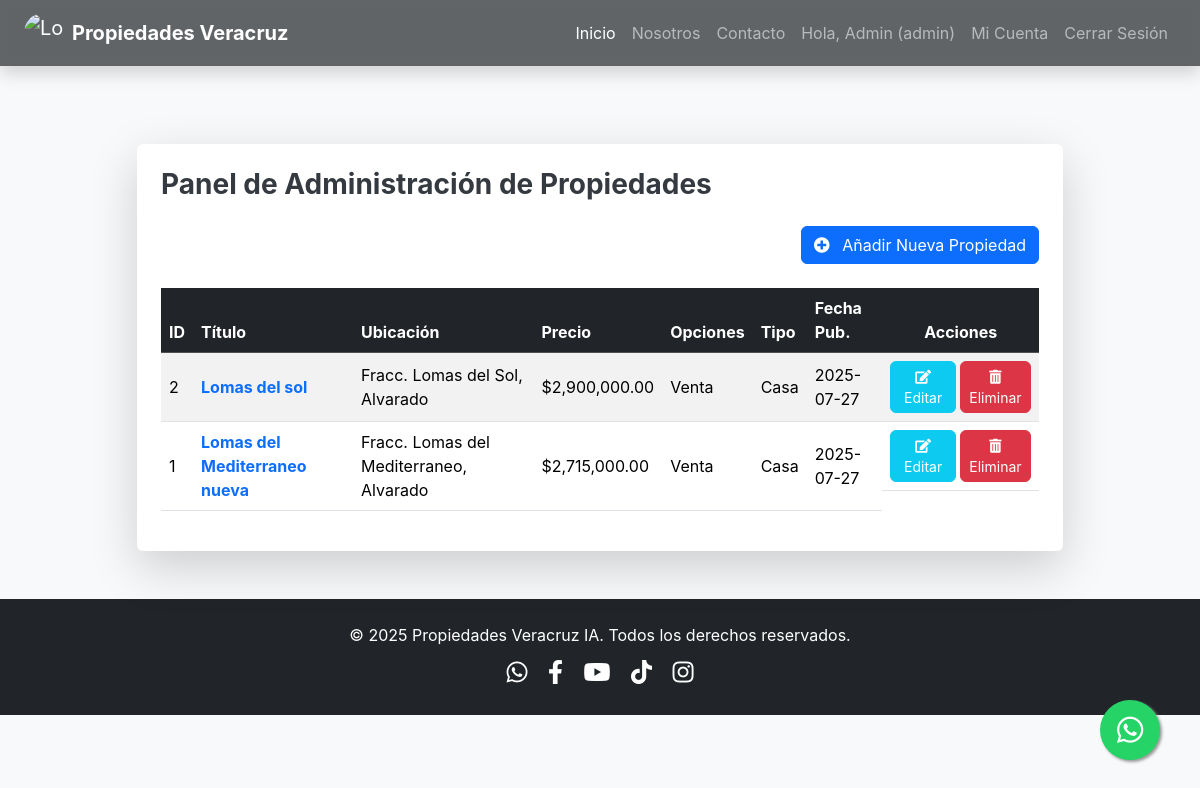
Page /dashboard (signed in) on the earlier database version.
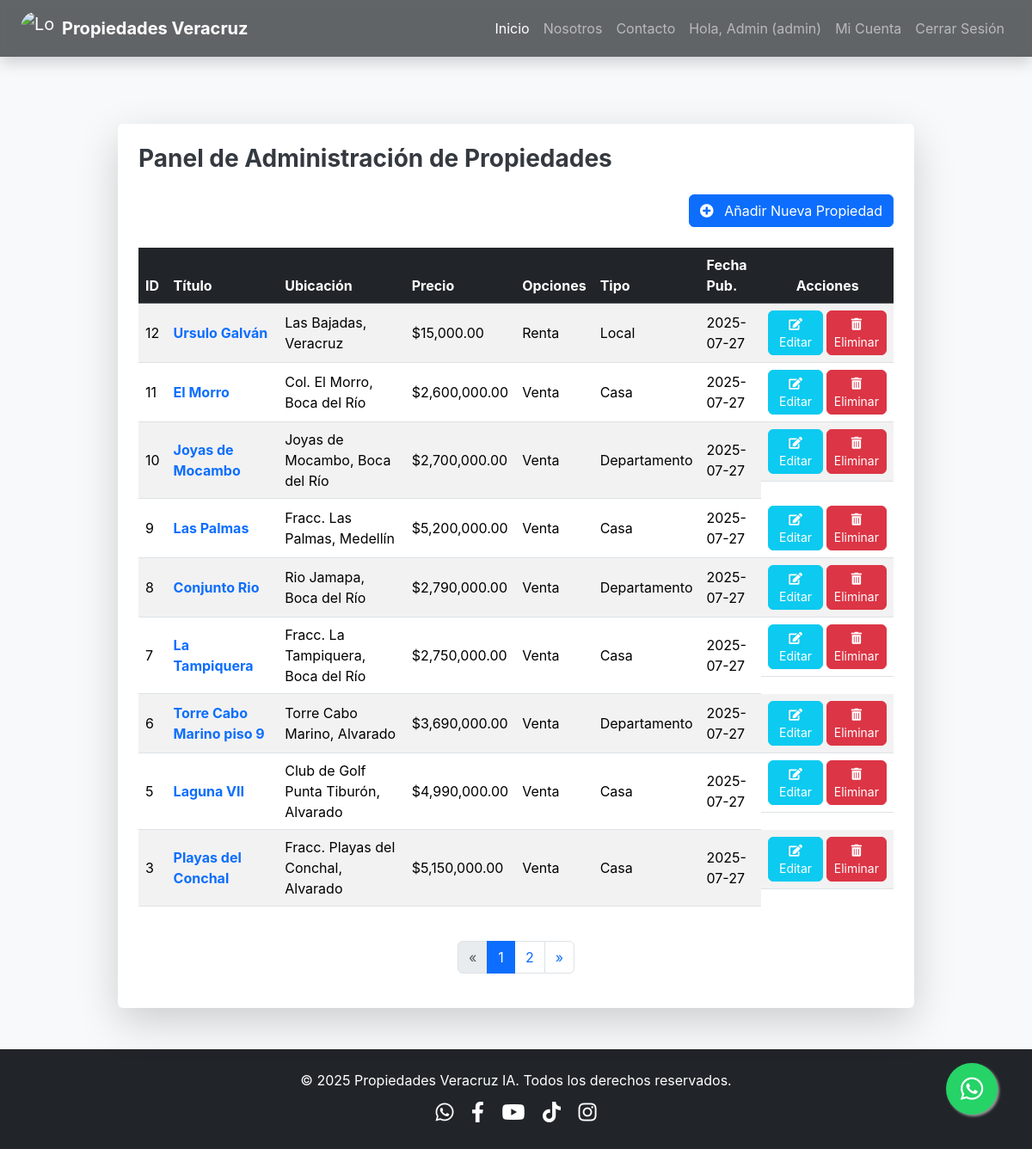
Same page on the later database version.
### models.py (models this page shows, shortened)
class User(db.Model, UserMixin):
    __tablename__ = 'user'
    id = db.Column(db.Integer, primary_key=True)
    username = db.Column(db.String(80), unique=True, nullable=False)
    email = db.Column(db.String(120), unique=True, nullable=False)
    password_hash = db.Column(db.String(128), nullable=False)
    is_admin = db.Column(db.Boolean, default=False, nullable=True)

class Property(db.Model):
    __tablename__ = 'property' # Añadido nombre de tabla explícito para consistencia
    id = db.Column(db.Integer, primary_key=True)
    titulo = db.Column(db.String(100), nullable=False)
    descripcion = db.Column(db.Text, nullable=False)
    precio = db.Column(db.Float, nullable=False)
    ubicacion = db.Column(db.String(200), nullable=False)
    municipio = db.Column(db.String(100), nullable=False)
    property_options = db.Column(db.String(100), nullable=False)
    tipo_propiedad = db.Column(db.String(50), nullable=False) # Ej: Casa, Departamento, Terreno
    num_habitaciones = db.Column(db.Integer, nullable=True)
    num_banos = db.Column(db.Integer, nullable=True)
    num_medios_banos = db.Column(db.Integer, default=0)
    num_estacionamientos = db.Column(db.Integer, default=0)
    area_construccion_metros_cuadrados = db.Column(db.Float, nullable=True)
    area_terreno_metros_cuadrados = db.Column(db.Float, nullable=True)
    antiguedad = db.Column(db.Integer, nullable=True) # En años
    cuota_mantenimiento = db.Column(db.Float, default=0.0)
    fecha_publicacion = db.Column(db.DateTime, default=datetime.utcnow)
    images = db.relationship('PropertyImage', backref='property', lazy=True, cascade="all, delete-orphan")
    agente_id = db.Column(db.Integer, db.ForeignKey('user.id'), nullable=False)
    agente = db.relationship('User', backref='managed_properties') # Relación inversa para acceder a las propiedades de un usuario

### app.py (the view)
@main.route("/dashboard")
@login_required
def dashboard():
    page = request.args.get('page', 1, type=int)
    user_properties_query = Property.query.filter_by(agente_id=current_user.id).order_by(Property.fecha_publicacion.desc())
    pagination = user_properties_query.paginate(page=page, per_page=current_app.config['PROPERTIES_PER_PAGE'], error_out=False)
    properties = pagination.items
    return render_template('dashboard.html',
                           properties=properties,
                           pagination=pagination,
                           title='Mi Panel de Administración')

### app.py (called while the page is built)
@login_manager.user_loader
def load_user(user_id):
    return db.session.get(User, int(user_id))

### templates/dashboard.html (shortened to what this page needs)
{% extends "base.html" %}
{% block content %}
    <div class="container my-5 pt-5">
        <div class="row justify-content-center">
            <div class="col-lg-10 col-md-12">
                <div class="card shadow-lg border-0 rounded-lg p-4">
                    <h2 class="mb-4 text-center fw-bold text-primary fs-3">Panel de Administración de Propiedades</h2>
                    <div class="d-flex justify-content-end mb-4">
                        <a href="{{ url_for('main.add_property') }}" class="btn btn-primary">
                            <i class="fas fa-plus-circle me-2"></i> Añadir Nueva Propiedad
                        </a>
                    </div>
                    {% if properties %}
                        <div class="table-responsive">
                            <table class="table table-striped table-hover align-middle">
                                <thead class="table-dark">
                                    <tr>
                                        <th scope="col">ID</th>
                                        <th scope="col">Título</th>
                                        <th scope="col">Ubicación</th>
                                        <th scope="col">Precio</th>
                                        <th scope="col">Opciones</th>
                                        <th scope="col">Tipo</th>
                                        <th scope="col">Fecha Pub.</th>
                                        <th scope="col" class="text-center">Acciones</th>
                                    </tr>
                                </thead>
                                <tbody>
                                    {% for property in properties %}
                                    <tr>
                                        <td>{{ property.id }}</td>
                                        <td><a href="{{ url_for('main.property_detail', property_id=property.id) }}" class="text-decoration-none text-primary fw-bold">{{ property.titulo }}</a></td>
                                        <td>{{ property.ubicacion }}, {{ property.municipio }}</td>
                                        <td>${{ "{:,.2f}".format(property.precio) }}</td>
                                        <td>{{ property.property_options }}</td>
                                        <td>{{ property.tipo_propiedad }}</td>
                                        <td>{{ property.fecha_publicacion.strftime('%Y-%m-%d') }}</td>
                                        <td class="text-center d-flex flex-column flex-sm-row justify-content-center align-items-center gap-1">
                                            <a href="{{ url_for('main.edit_property', property_id=property.id) }}" class="btn btn-sm btn-info text-white rounded">
                                                <i class="fas fa-edit"></i> Editar
                                            </a>
                                            <form action="{{ url_for('main.delete_property', property_id=property.id) }}" method="POST" class="d-inline-block">
                                                <button type="submit" class="btn btn-sm btn-danger rounded" onclick="return confirm('¿Estás seguro de que quieres eliminar esta propiedad? Esta acción no se puede deshacer.');">
                                                    <i class="fas fa-trash-alt"></i> Eliminar
                                                </button>
                                            </form>
                                        </td>
                                    </tr>
                                    {% endfor %}
                                </tbody>
                            </table>
                        </div>
                    {% else %}
                        <div class="alert alert-info text-center" role="alert">
                            Aún no has añadido ninguna propiedad. ¡Haz clic en "Añadir Nueva Propiedad" para empezar!
                        </div>
                    {% endif %}
                    {% if pagination.pages > 1 %}
                    <nav aria-label="Page navigation" class="mt-4">
                        <ul class="pagination justify-content-center">
                            <li class="page-item {% if not pagination.has_prev %}disabled{% endif %}">
                                <a class="page-link" href="{{ url_for('main.dashboard', page=pagination.prev_num) }}" aria-label="Previous">
                                    <span aria-hidden="true">&laquo;</span>
                                </a>
                            </li>
                            {% for page_num in pagination.iter_pages(left_edge=1, right_edge=1, left_current=1, right_current=2) %}
                                {% if page_num %}
                                    {% if pagination.page == page_num %}
                                        <li class="page-item active"><a class="page-link" href="#">{{ page_num }}</a></li>
                                    {% else %}
                                        <li class="page-item">
                                            <a class="page-link" href="{{ url_for('main.dashboard', page=page_num) }}">
                                                {{ page_num }}
                                            </a>
                                        </li>
                                    {% endif %}
                                {% else %}
                                    <li class="page-item disabled"><a class="page-link" href="#">...</a></li>
                                {% endif %}
                            {% endfor %}
                            <li class="page-item {% if not pagination.has_next %}disabled{% endif %}">
                                <a class="page-link" href="{{ url_for('main.dashboard', page=pagination.next_num) }}" aria-label="Next">
                                    <span aria-hidden="true">&raquo;</span>
                                </a>
                            </li>
                        </ul>
                    </nav>
                    {% endif %}
                </div>
            </div>
        </div>
    </div>
{% endblock content %}

### templates/base.html (shortened to what this page needs)
<!DOCTYPE html>
<html lang="es">
<head>
    <link href="https://cdn.jsdelivr.net/npm/bootstrap@5.3.3/dist/css/bootstrap.min.css" rel="stylesheet">
    <link rel="stylesheet" href="https://cdn.jsdelivr.net/npm/bootstrap-icons@1.11.3/font/bootstrap-icons.min.css">
    <link rel="stylesheet" href="https://cdnjs.cloudflare.com/ajax/libs/font-awesome/5.15.4/css/all.min.css" />
    <link rel="stylesheet" href="https://cdnjs.cloudflare.com/ajax/libs/animate.css/4.1.1/animate.min.css"/>
    <link rel="stylesheet" href="{{ url_for('static', filename='style.css') }}">
</head>
<body>
    <nav class="navbar navbar-expand-lg navbar-dark bg-dark fixed-top shadow">
        <div class="container-fluid px-4">
            <a class="navbar-brand d-flex align-items-center me-auto" href="{{ url_for('main.home') }}">
                <img src="{{ url_for('static', filename='img/banners/logo_01.jpg') }}" alt="Logo" width="40" height="40" class="d-inline-block align-text-top rounded-circle me-2">
                <span class="fw-bold">Propiedades Veracruz </span>
            </a>
            <div class="collapse navbar-collapse" id="navbarNav">
                <ul class="navbar-nav ms-auto">
                    <li class="nav-item">
                        <a class="nav-link active" aria-current="page" href="{{ url_for('main.home') }}">Inicio</a>
                    </li>
                    <li class="nav-item">
                        <a class="nav-link" href="{{ url_for('main.about_us') }}">Nosotros</a>
                    </li>
                    <li class="nav-item">
                        <a class="nav-link" href="{{ url_for('main.contact') }}">Contacto</a>
                    </li>
                    {% if current_user.is_authenticated %}
                        <li class="nav-item">
                            <span class="nav-link">
                                Hola,
                                {% if current_user.is_admin %}
                                    Admin ({{ current_user.username }})
                                {% else %}
                                    {{ current_user.username }}
                                {% endif %}
                            </span>
                        </li>
                        <li class="nav-item">
                            <a class="nav-link" href="{{ url_for('main.dashboard') }}">Mi Cuenta</a>
                        </li>
                        <li class="nav-item">
                            <a class="nav-link" href="{{ url_for('main.logout') }}">Cerrar Sesión</a>
                        </li>
                    {% endif %}
                </ul>
            </div>
        </div>
    </nav>
    <main class="pt-5">
        {% block content %}{% endblock %}
    </main>
    <footer class="bg-dark text-white text-center py-4 mt-5">
        <div class="container">
            <p class="mb-0">© 2025 Propiedades Veracruz IA. Todos los derechos reservados.</p>
            <div class="social-icons mt-2">
                <a href="https://wa.me/522293019294" class="text-white mx-2" target="_blank" rel="noopener noreferrer"><i class="fab fa-whatsapp"></i></a>
                <a href="https://www.facebook.com/cMagnaDjesus" class="text-white mx-2" target="_blank" rel="noopener noreferrer"><i class="fab fa-facebook-f"></i></a>
                <a href="https://www.youtube.com/@propiedades-veracruz_2024" class="text-white mx-2" target="_blank" rel="noopener noreferrer"><i class="fab fa-youtube"></i></a>
                <a href="https://www.tiktok.com/@cmagnadj" class="text-white mx-2" target="_blank" rel="noopener noreferrer"><i class="fab fa-tiktok"></i></a>
                <a href="https://www.instagram.com/propiedades_veracruz/" class="text-white mx-2" target="_blank" rel="noopener noreferrer"><i class="fab fa-instagram"></i></a>
            </div>
        </div>
    </footer>
    <a href="#" id="whatsapp-float-btn" class="whatsapp-float" target="_blank" rel="noopener noreferrer">
        <i class="fab fa-whatsapp"></i>
    </a>
</body>
</html>

### static/style.css (style rules this page uses)
html, body { height: 100%; margin: 0; font-family: 'Inter', sans-serif; background-color: #f8f9fa; color: #343a40; }
.navbar { transition: background-color 0.3s ease-in-out; backdrop-filter: blur(5px); background-color: rgba(33, 37, 41, 0.7) !important; }
.navbar-brand .fw-bold { font-weight: 700 !important; }
.container h2.text-primary { font-size: 1.5rem; color: #343a40 !important; text-align: left !important; }
footer { background-color: #212529; color: #f8f9fa; }
.social-icons a { font-size: 1.5rem; margin: 0 10px; color: #f8f9fa; transition: color 0.3s ease; }
.whatsapp-float { position: fixed; width: 60px; height: 60px; bottom: 40px; right: 40px; background-color: #25d366; color: #FFF; border-radius: 50px; text-align: center; font-size: 30px; box-shadow: 2px 2px 3px #999; z-index: 1000; display: flex; justify-content: center; align-items: center; text-decoration: none; transition: background-color 0.3s ease, transform 0.3s ease; }
.whatsapp-float i { margin-top: 0; }

Differences in the rows shown:
no longer on this page (row unchanged): Property: id "2", titulo "Lomas del sol", ubicacion "Fracc. Lomas del Sol", municipio "Alvarado", precio "2,900,000.00", property_options "Venta", tipo_propiedad "Casa", fecha_publicacion "2025-07-27"
removed Property: id "1", titulo "Lomas del Mediterraneo nueva", ubicacion "Fracc. Lomas del Mediterraneo", municipio "Alvarado", precio "2,715,000.00", property_options "Venta", tipo_propiedad "Casa", fecha_publicacion "2025-07-27"
added Property: id "12", titulo "Ursulo Galván", ubicacion "Las Bajadas", municipio "Veracruz", precio "15,000.00", property_options "Renta", tipo_propiedad "Local", fecha_publicacion "2025-07-27"
added Property: id "11", titulo "El Morro", ubicacion "Col. El Morro", municipio "Boca del Río", precio "2,600,000.00", property_options "Venta", tipo_propiedad "Casa", fecha_publicacion "2025-07-27"
added Property: id "10", titulo "Joyas de Mocambo", ubicacion "Joyas de Mocambo", municipio "Boca del Río", precio "2,700,000.00", property_options "Venta", tipo_propiedad "Departamento", fecha_publicacion "2025-07-27"
added Property: id "9", titulo "Las Palmas", ubicacion "Fracc. Las Palmas", municipio "Medellín", precio "5,200,000.00", property_options "Venta", tipo_propiedad "Casa", fecha_publicacion "2025-07-27"
added Property: id "8", titulo "Conjunto Rio", ubicacion "Rio Jamapa", municipio "Boca del Río", precio "2,790,000.00", property_options "Venta", tipo_propiedad "Departamento", fecha_publicacion "2025-07-27"
added Property: id "7", titulo "La Tampiquera", ubicacion "Fracc. La Tampiquera", municipio "Boca del Río", precio "2,750,000.00", property_options "Venta", tipo_propiedad "Casa", fecha_publicacion "2025-07-27"
added Property: id "6", titulo "Torre Cabo Marino piso 9", ubicacion "Torre Cabo Marino", municipio "Alvarado", precio "3,690,000.00", property_options "Venta", tipo_propiedad "Departamento", fecha_publicacion "2025-07-27"
added Property: id "5", titulo "Laguna VII", ubicacion "Club de Golf Punta Tiburón", municipio "Alvarado", precio "4,990,000.00", property_options "Venta", tipo_propiedad "Casa", fecha_publicacion "2025-07-27"
added Property: id "3", titulo "Playas del Conchal", ubicacion "Fracc. Playas del Conchal", municipio "Alvarado", precio "5,150,000.00", property_options "Venta", tipo_propiedad "Casa", fecha_publicacion "2025-07-27"
Other differences:
new list line: "1"
new list line: "2"
